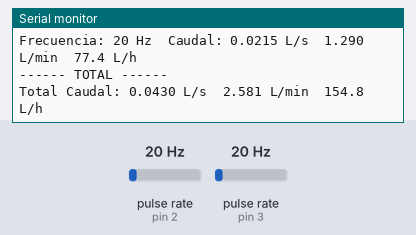
A sketch run on a simulated Arduino Uno, built with avr-gcc and run on an emulated ATmega328P. Shown: the last lines printed to the serial monitor. Wiring (inferred from the names in the program): 2 × pulse sensor: data pin 2 / data pin 3. The test bench sets the inputs (shaded band); at power-on: pulse rate (sensors on pin 2, pin 3) 20 Hz.

Above: at 1.2 s.
1.3 s: pulse rate (sensor on pin 2) set to 4 Hz
At 2.7 s:
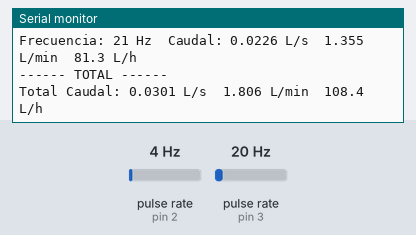
2.8 s: pulse rate (sensor on pin 3) set to 150 Hz
At 4.2 s:
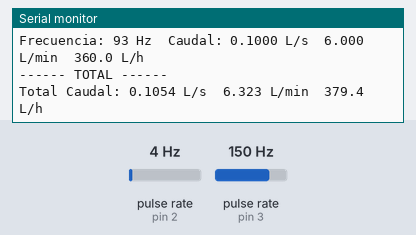
5.8 s: pulse rate (sensor on pin 2) set to 50 Hz
At 6.7 s:
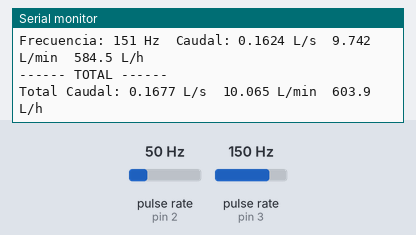
7.3 s: pulse rate (sensor on pin 3) set to 4 Hz
At 8.7 s:
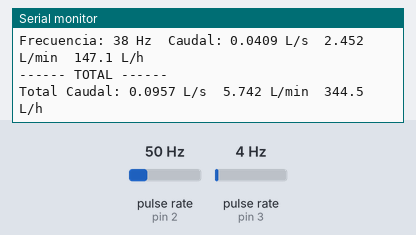
8.8 s: pulse rate (sensor on pin 3) set to 196 Hz
At 10.1 s:
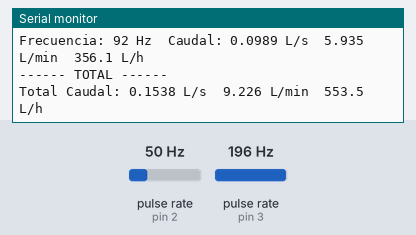
Timing chart, 0 to 11.8 s (numbered marks = the images above; inputs shaded):
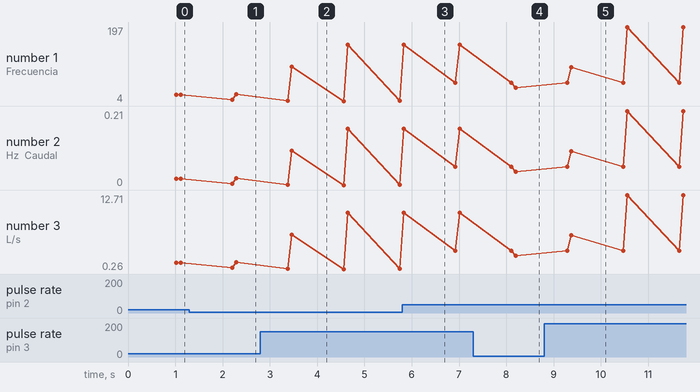

The sketch:

cudalimetro.ino
```cpp
// --- Variables globales ---
volatile int NumPulsos1 = 0;  // Pulsos del sensor 1
volatile int NumPulsos2 = 0;  // Pulsos del sensor 2

const int PinSensor1 = 2;     // Pin del sensor 1 (interrupción 0)
const int PinSensor2 = 3;     // Pin del sensor 2 (interrupción 1)

const float factor_conversion = 15.5;  // Factor calibrado para convertir a L/min

// --- Rutinas de interrupción ---
void ContarPulsos1() {
  NumPulsos1++;
}

void ContarPulsos2() {
  NumPulsos2++;
}

// --- Función para medir frecuencias ---
void ObtenerFrecuencias(int &f1, int &f2) {
  NumPulsos1 = 0;
  NumPulsos2 = 0;
  interrupts();        // Activar interrupciones
  delay(1000);         // Medición de 1 segundo
  noInterrupts();      // Pausar interrupciones para lectura segura
  f1 = NumPulsos1;
  f2 = NumPulsos2;
}

// --- Configuración inicial ---
void setup() {
  Serial.begin(9600);
  pinMode(PinSensor1, INPUT);
  pinMode(PinSensor2, INPUT);

  attachInterrupt(digitalPinToInterrupt(PinSensor1), ContarPulsos1, RISING);
  attachInterrupt(digitalPinToInterrupt(PinSensor2), ContarPulsos2, RISING);
}

// --- Bucle principal ---
void loop() {
  int frecuencia1, frecuencia2;
  ObtenerFrecuencias(frecuencia1, frecuencia2);

  // Caudal Sensor 1
  float caudal1_Lmin = frecuencia1 / factor_conversion;
  float caudal1_Ls   = caudal1_Lmin / 60.0;
  float caudal1_Lh   = caudal1_Lmin * 60.0;

  // Caudal Sensor 2
  float caudal2_Lmin = frecuencia2 / factor_conversion;
  float caudal2_Ls   = caudal2_Lmin / 60.0;
  float caudal2_Lh   = caudal2_Lmin * 60.0;

  // Suma total de ambos sensores
  float total_Lmin = caudal1_Lmin + caudal2_Lmin;
  float total_Ls   = caudal1_Ls + caudal2_Ls;
  float total_Lh   = caudal1_Lh + caudal2_Lh;

  // --- Mostrar datos por serial ---
  Serial.println("------ SENSOR 1 ------");
  Serial.print("Frecuencia: "); Serial.print(frecuencia1); Serial.print(" Hz\t");
  Serial.print("Caudal: "); Serial.print(caudal1_Ls, 4); Serial.print(" L/s\t");
  Serial.print(caudal1_Lmin, 3); Serial.print(" L/min\t");
  Serial.print(caudal1_Lh, 1); Serial.println(" L/h");

  Serial.println("------ SENSOR 2 ------");
  Serial.print("Frecuencia: "); Serial.print(frecuencia2); Serial.print(" Hz\t");
  Serial.print("Caudal: "); Serial.print(caudal2_Ls, 4); Serial.print(" L/s\t");
  Serial.print(caudal2_Lmin, 3); Serial.print(" L/min\t");
  Serial.print(caudal2_Lh, 1); Serial.println(" L/h");

  Serial.println("------ TOTAL ------");
  Serial.print("Total Caudal: ");
  Serial.print(total_Ls, 4); Serial.print(" L/s\t");
  Serial.print(total_Lmin, 3); Serial.print(" L/min\t");
  Serial.print(total_Lh, 1); Serial.println(" L/h");
  Serial.println();
}
```

Measured:
- after the input at 1.3 s, the serial monitor: prints a new line after 0.90 s (image 1)
- after the input at 2.8 s, the serial monitor: prints a new line after 0.67 s (image 2)
- after the input at 7.3 s, the serial monitor: prints a new line after 0.89 s (image 4)
- after the input at 8.8 s, the serial monitor: prints a new line after 0.58 s (image 5)
- plotted number 1: 151 → 38 after the input at 7.3 s, 38 → 197 after the input at 8.8 s
- plotted number 2: 0.16 → 0.04 after the input at 7.3 s, 0.04 → 0.21 after the input at 8.8 s
- plotted number 3: 9.74 → 2.45 after the input at 7.3 s, 2.45 → 12.71 after the input at 8.8 s
